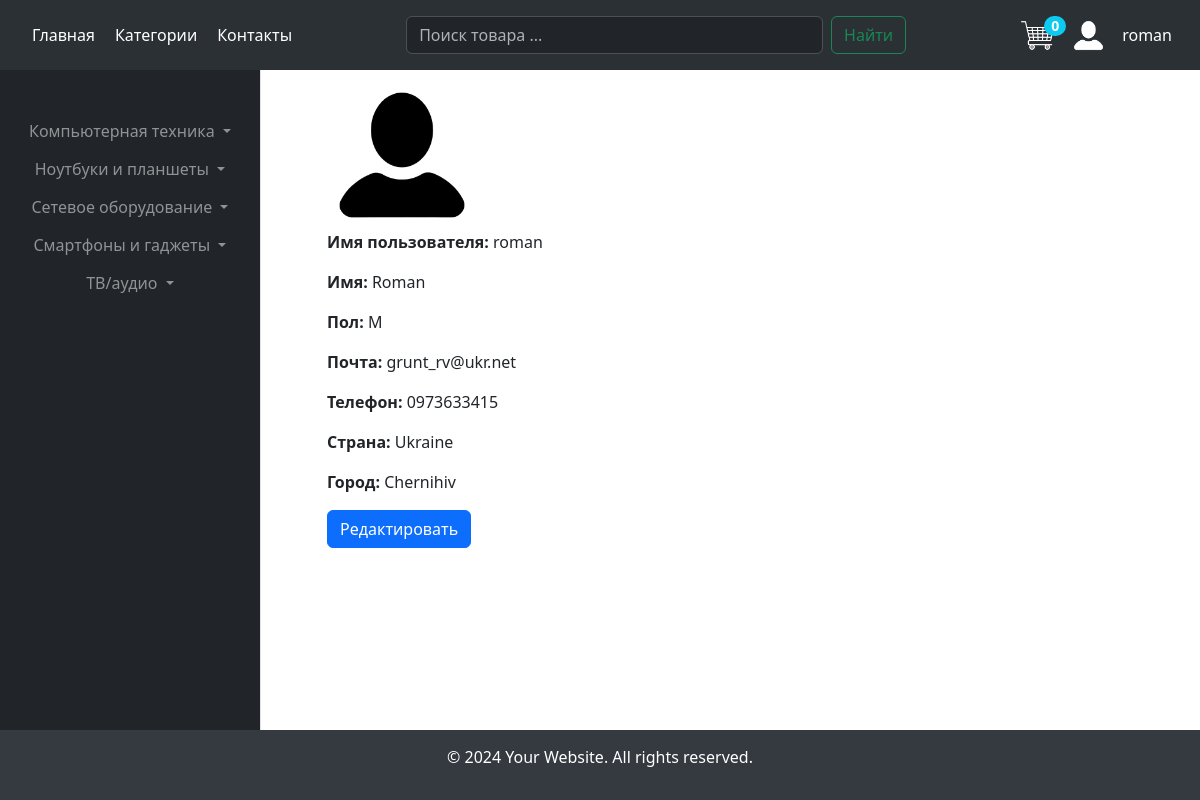
The app's page /profile/ (signed in), older data.
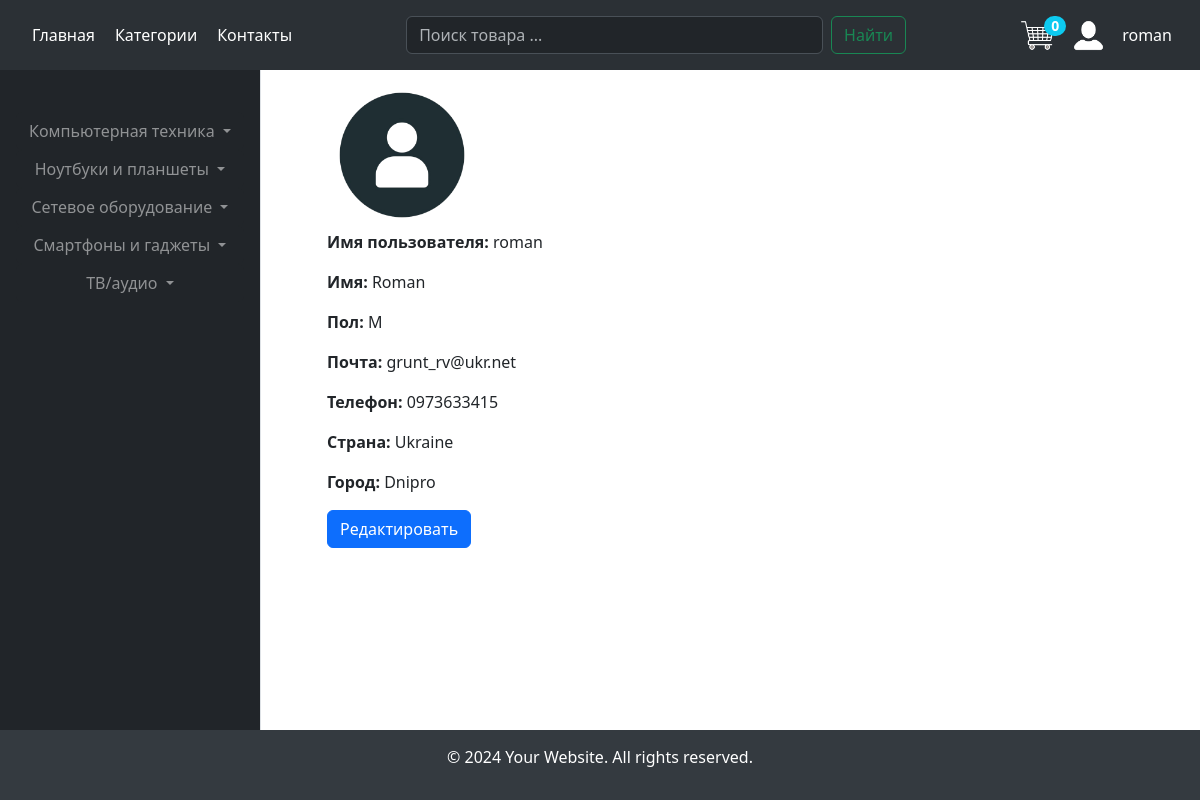
The same page, newer data.
### market/models.py (models this page shows, shortened)
class Profile(models.Model):
    user = models.OneToOneField(User, on_delete=models.CASCADE)
    avatar = models.ImageField(upload_to='user_avatar')
    phone = models.CharField(max_length=15, blank=True, unique=True)
    country = models.CharField(max_length=25, blank=True)
    city = models.CharField(max_length=30, blank=True)
    gender = models.CharField(max_length=6, blank=True)
    main_delivery_address = models.CharField(max_length=100, blank=True)
    class Meta:
        verbose_name = 'Профиль'
        verbose_name_plural = 'Профили'

### market/views.py (the view)
# urls.py: path('profile/', views.profile, name='profile'),
@login_required
def profile(request):
    profile_data = get_object_or_404(Profile, user=request.user)
    context = {'profile_data': profile_data}
    return render(request, 'market/profile.html', context)

### cart/cart.py (called while the page is built)
    def __len__(self):
        return sum(item['quantity'] for item in self.cart.values())

### cart/context_processors.py (called while the page is built)
def cart(request):
    return {'cart': Cart(request)}

### market/context_processors.py (called while the page is built)
def categories(request):
    return {
        'categories': Category.objects.all()
    }

### templates/market/profile.html (shortened to what this page needs)
{% extends "market/base.html" %}
{% load static %}
{% block content %}
{% if profile_data.avatar %}
<img class="profile-img" src="{{ profile_data.avatar.url }}">
{% else %}
<img class="profile-img"  src="{% static 'market/images/default_avatar.png' %}" alt="Default Profile Image">
{% endif %}
    <p><b>Имя пользователя:</b> {{profile_data.user.username}}</p>
{% if profile_data.user.first_name %}
    <p><b>Имя:</b> {{profile_data.user.first_name}}</p>
{% endif %}
{% if profile_data.gender %}
    <p><b>Пол:</b> {{profile_data.gender}}</p>
{% endif %}
    <p><b>Почта:</b> {{ profile_data.user.email }}</p>
{% if profile_data.phone %}
    <p><b>Телефон:</b> {{ profile_data.phone }}</p>
{% endif %}
{% if profile_data.country %}
    <p><b>Страна:</b> {{ profile_data.country }}</p>
{% endif %}
{% if profile_data.city %}
    <p><b>Город:</b> {{ profile_data.city }}</p>
{% endif %}
    <a class="btn btn-primary" href="{% url 'market:update_profile' %}">Редактировать</a>
{% endblock %}

Row changes from the older to the newer data that the page shows:
changed Profile "Ukraine": city "Chernihiv" → "Dnipro"; avatar: picture removed
